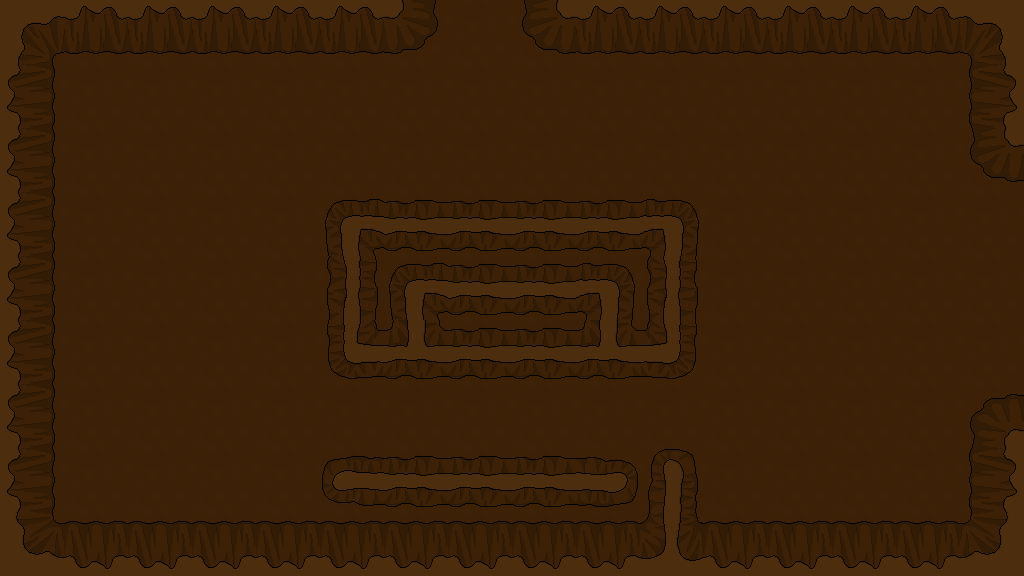

A 2D game scene composited from a Tiled map and its tileset images. What follows is a short description and the map's XML, with every tile layer's data as written:
An orthogonal 16x9 tile map with 64x64 px tiles, 1 tile layer (Tile Layer 1).

<map version="1.0" orientation="orthogonal" width="16" height="9" tilewidth="64" tileheight="64">
 <tileset firstgid="1" name="backgroundTiles" tilewidth="64" tileheight="64">
  <image source="../backgroundTiles.png" width="12480" height="64" />
 </tileset>
 <layer name="Tile Layer 1" width="16" height="9">
  <data encoding="csv">
151,152,11,152,11,11,154,6,157,11,11,11,11,11,11,153,
158,6,6,6,6,6,6,6,6,6,6,6,6,6,6,14,
158,6,6,6,6,6,6,6,6,6,6,6,6,6,6,157,
158,6,6,6,6,181,173,173,173,173,179,6,6,6,6,6,
158,6,6,6,6,168,181,173,173,179,168,6,6,6,6,6,
158,6,6,6,6,182,171,173,173,171,180,6,6,6,6,6,
158,6,6,6,6,6,6,6,6,6,6,6,6,6,6,156,
158,6,6,6,6,170,173,173,173,185,167,6,6,6,6,14,
159,160,160,160,160,160,160,160,160,160,177,160,160,160,160,162
</data>
 </layer>
</map>
